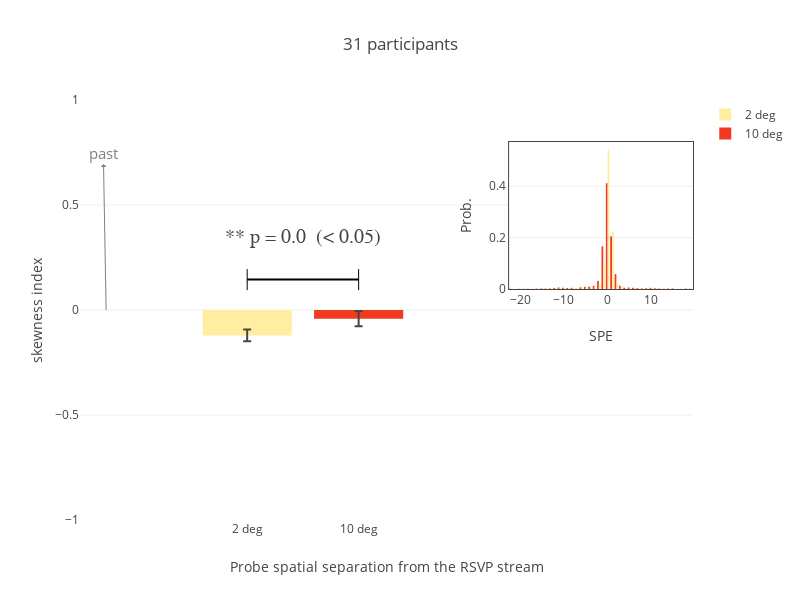

Source (notebook cell):
### Code cell
trace_data = []
trace_data.append(go.Bar(x = [str(ecc[0])+' deg'],
                        y = [output['N_l_minus_r_2deg'].mean()],
                        name=str(ecc[0])+' deg',
                        marker = dict(color = colors[0]),
                        error_y = dict(type = 'data',
                                      array = [output['N_l_minus_r_2deg'].std()/np.sqrt(len(output))],
                                      visible=True
                                      )
                        )
                 )

# trace_data.append(go.Bar(x = ['preference to lag -1 over lag 1 responses'],
#                         y = [output['ratio_6deg'].mean()],
#                         name='6 deg',
#                         marker = dict(color = colors[1]),
#                         error_y = dict(type = 'data',
#                                       array = [output['ratio_6deg'].std()/np.sqrt(14)],
#                                       visible=True
#                                       )
#                         )
#                  )

trace_data.append(go.Bar(x = [str(ecc[1]) +' deg'],
                        y = [output['N_l_minus_r_10deg'].mean()],
                        name=str(ecc[1])+' deg',
                        marker = dict(color = colors[1]),
                        error_y = dict(type = 'data',
                                      array = [output['N_l_minus_r_10deg'].std()/np.sqrt(len(output))],
                                      visible=True
                                      )
                        )
                 )

y_max = max(output['N_l_minus_r_10deg'].mean(), output['N_l_minus_r_2deg'].mean(), 
                   output['N_l_minus_r_10deg'].mean()+output['N_l_minus_r_10deg'].std()/np.sqrt(len(output)),
                  output['N_l_minus_r_2deg'].mean()+output['N_l_minus_r_2deg'].std()/np.sqrt(len(output))) + 0.15

trace_data.append(go.Scatter(x = [str(i)+' deg' for i in ecc],
                            y = [y_max for i in range(len(ecc))],
                            mode='markers+lines',
                            marker = dict(color='black',size = 15, symbol='line-ns-open'),
                            line = dict(color='black',width = 2),
                            showlegend = False))

for j,e in enumerate(cuePosdata['cueEccentricity1'].unique().sort(ascending=False)):
        ecc_data = cuePosdata[cuePosdata['cueEccentricity1']==e]
        trace_data.append(go.Histogram(x = ecc_data['responsePosRelative0'].to_numpy(), 
                                  histnorm='probability',name = str(e) + 'deg', opacity = 1, marker = dict(color = colors[1-j]),
                                      xaxis = 'x2',
                                      yaxis = 'y2',
                                      showlegend=False))

pval_text = ['** p = '+str(np.round(approx_ratio_p,3))+ '  (< 0.05)' if approx_ratio_p < 0.05 else 'n.s']

annotations = [dict(x=0.5,y=y_max+0.2,xref='x',yref='y',text=pval_text[0], showarrow=False, font=dict(family = 'Courier New, monospace',
                                                                                                     size = 20))]

ystart = 0
ymax1 = 0
ymin1 = 1
padding = 0.25
x_padding = 0.025
xpos1 = 0.1

annotations.append(dict(y=ymax1, x=xpos1+x_padding, ay=ymin1 - padding, ax=xpos1, xref='x', axref='x', xshift = -155,
            yref='y', ayref='y', showarrow=True, arrowhead=1, arrowside='start',arrowsize=1, arrowwidth=1, arrowcolor='gray', text = 'past', font = dict(size = 15, color='gray')))

layout = go.Layout(
    barmode='group',
    width = 800,
    height = 600,
    title = str(int(len(data)/280))+' participants',
    xaxis = dict(zeroline=False, title = 'Probe spatial separation from the RSVP stream', range = [-1.5,4]),
    yaxis = dict(title = 'skewness index',zeroline=False, range = [-1,1]),
    annotations= annotations,
    xaxis2 = dict(domain = [0.7, 1], anchor = 'y2', title = 'SPE', showline=True, mirror=True, zeroline=False),
    yaxis2 = dict(domain = [0.55, 0.9], anchor = 'x2', title = 'Prob.', showline=True, mirror=True, zeroline=False)
    )
    
fig = go.Figure(data=trace_data, layout=layout)
iplot(fig, filename='avg#_of_(left - right)_SPEs_from_0_comparision')

### Figure 1 — Plotly figure (JSON) as saved in the notebook; plotly's stock layout.template omitted (floating-point values rounded to 4 significant figures; data arrays with more than 128 entries replaced by an {"elided": "..."} marker saying what was removed)
{"data": [{"error_y": {"array": [0.02818], "type": "data", "visible": true}, "marker": {"color": "rgb(255,237,160)"}, "name": "2 deg", "type": "bar", "uid": "94937532-8982-4b10-b7c0-e00130a7fb1a", "x": ["2 deg"], "y": [-0.121]}, {"error_y": {"array": [0.03593], "type": "data", "visible": true}, "marker": {"color": "rgb(240,59,32)"}, "name": "10 deg", "type": "bar", "uid": "45254502-645c-4569-958a-1e0fb215e73b", "x": ["10 deg"], "y": [-0.04117]}, {"line": {"color": "black", "width": 2}, "marker": {"color": "black", "size": 15, "symbol": "line-ns-open"}, "mode": "markers+lines", "showlegend": false, "type": "scatter", "uid": "4f14878d-b755-4fb0-95ac-29ae9a5029fc", "x": ["2 deg", "10 deg"], "y": [0.1448, 0.1448]}, {"histnorm": "probability", "marker": {"color": "rgb(240,59,32)"}, "name": "10deg", "opacity": 1, "showlegend": false, "type": "histogram", "uid": "13900b93-5127-4f1a-99ab-f0b2aab756e8", "x": {"elided": "2170 int values"}, "xaxis": "x2", "yaxis": "y2"}, {"histnorm": "probability", "marker": {"color": "rgb(255,237,160)"}, "name": "2deg", "opacity": 1, "showlegend": false, "type": "histogram", "uid": "13c7f7f4-eed1-4017-935d-19902fdb9109", "x": {"elided": "2170 int values"}, "xaxis": "x2", "yaxis": "y2"}], "layout": {"annotations": [{"font": {"family": "Courier New, monospace", "size": 20}, "showarrow": false, "text": "** p = 0.0  (< 0.05)", "x": 0.5, "xref": "x", "y": 0.3448, "yref": "y"}, {"arrowcolor": "gray", "arrowhead": 1, "arrowside": "start", "arrowsize": 1, "arrowwidth": 1, "ax": 0.1, "axref": "x", "ay": 0.75, "ayref": "y", "font": {"color": "gray", "size": 15}, "showarrow": true, "text": "past", "x": 0.125, "xref": "x", "xshift": -155, "y": 0, "yref": "y"}], "barmode": "group", "height": 600, "title": {"text": "31 participants"}, "width": 800, "xaxis": {"range": [-1.5, 4], "title": {"text": "Probe spatial separation from the RSVP stream"}, "zeroline": false}, "xaxis2": {"anchor": "y2", "domain": [0.7, 1], "mirror": true, "showline": true, "title": {"text": "SPE"}, "zeroline": false}, "yaxis": {"range": [-1, 1], "title": {"text": "skewness index"}, "zeroline": false}, "yaxis2": {"anchor": "x2", "domain": [0.55, 0.9], "mirror": true, "showline": true, "title": {"text": "Prob."}, "zeroline": false}}}
